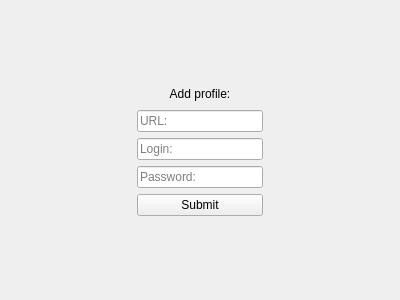
<?xml version="1.0" encoding="UTF-8"?>
<ui version="4.0">
 <class>PasswordForm</class>
 <widget class="QWidget" name="PasswordForm">
  <property name="geometry">
   <rect>
    <x>0</x>
    <y>0</y>
    <width>400</width>
    <height>300</height>
   </rect>
  </property>
  <property name="minimumSize">
   <size>
    <width>0</width>
    <height>0</height>
   </size>
  </property>
  <property name="windowTitle">
   <string>Form</string>
  </property>
  <layout class="QGridLayout" name="gridLayout">
   <item row="0" column="1">
    <spacer name="verticalSpacer">
     <property name="orientation">
      <enum>Qt::Orientation::Vertical</enum>
     </property>
     <property name="sizeHint" stdset="0">
      <size>
       <width>20</width>
       <height>61</height>
      </size>
     </property>
    </spacer>
   </item>
   <item row="1" column="0">
    <spacer name="horizontalSpacer_7">
     <property name="orientation">
      <enum>Qt::Orientation::Horizontal</enum>
     </property>
     <property name="sizeHint" stdset="0">
      <size>
       <width>120</width>
       <height>20</height>
      </size>
     </property>
    </spacer>
   </item>
   <item row="1" column="1">
    <widget class="QLabel" name="label">
     <property name="text">
      <string>Add profile:</string>
     </property>
     <property name="alignment">
      <set>Qt::AlignmentFlag::AlignCenter</set>
     </property>
    </widget>
   </item>
   <item row="1" column="2">
    <spacer name="horizontalSpacer_2">
     <property name="orientation">
      <enum>Qt::Orientation::Horizontal</enum>
     </property>
     <property name="sizeHint" stdset="0">
      <size>
       <width>120</width>
       <height>20</height>
      </size>
     </property>
    </spacer>
   </item>
   <item row="2" column="0">
    <spacer name="horizontalSpacer_9">
     <property name="orientation">
      <enum>Qt::Orientation::Horizontal</enum>
     </property>
     <property name="sizeHint" stdset="0">
      <size>
       <width>120</width>
       <height>20</height>
      </size>
     </property>
    </spacer>
   </item>
   <item row="2" column="1">
    <widget class="QLineEdit" name="lineEdit">
     <property name="placeholderText">
      <string>URL:</string>
     </property>
    </widget>
   </item>
   <item row="2" column="2">
    <spacer name="horizontalSpacer">
     <property name="orientation">
      <enum>Qt::Orientation::Horizontal</enum>
     </property>
     <property name="sizeHint" stdset="0">
      <size>
       <width>120</width>
       <height>20</height>
      </size>
     </property>
    </spacer>
   </item>
   <item row="3" column="0">
    <spacer name="horizontalSpacer_10">
     <property name="orientation">
      <enum>Qt::Orientation::Horizontal</enum>
     </property>
     <property name="sizeHint" stdset="0">
      <size>
       <width>120</width>
       <height>20</height>
      </size>
     </property>
    </spacer>
   </item>
   <item row="3" column="1">
    <widget class="QLineEdit" name="usernameLineEdit">
     <property name="placeholderText">
      <string>Login:</string>
     </property>
    </widget>
   </item>
   <item row="3" column="2">
    <spacer name="horizontalSpacer_3">
     <property name="orientation">
      <enum>Qt::Orientation::Horizontal</enum>
     </property>
     <property name="sizeHint" stdset="0">
      <size>
       <width>120</width>
       <height>20</height>
      </size>
     </property>
    </spacer>
   </item>
   <item row="4" column="0">
    <spacer name="horizontalSpacer_8">
     <property name="orientation">
      <enum>Qt::Orientation::Horizontal</enum>
     </property>
     <property name="sizeHint" stdset="0">
      <size>
       <width>120</width>
       <height>20</height>
      </size>
     </property>
    </spacer>
   </item>
   <item row="4" column="1">
    <widget class="QLineEdit" name="lineEdit_3">
     <property name="placeholderText">
      <string>Password:</string>
     </property>
    </widget>
   </item>
   <item row="4" column="2">
    <spacer name="horizontalSpacer_4">
     <property name="orientation">
      <enum>Qt::Orientation::Horizontal</enum>
     </property>
     <property name="sizeHint" stdset="0">
      <size>
       <width>120</width>
       <height>20</height>
      </size>
     </property>
    </spacer>
   </item>
   <item row="5" column="0">
    <spacer name="horizontalSpacer_6">
     <property name="orientation">
      <enum>Qt::Orientation::Horizontal</enum>
     </property>
     <property name="sizeHint" stdset="0">
      <size>
       <width>120</width>
       <height>20</height>
      </size>
     </property>
    </spacer>
   </item>
   <item row="5" column="1">
    <widget class="QPushButton" name="pushButton">
     <property name="text">
      <string>Submit</string>
     </property>
    </widget>
   </item>
   <item row="5" column="2">
    <spacer name="horizontalSpacer_5">
     <property name="orientation">
      <enum>Qt::Orientation::Horizontal</enum>
     </property>
     <property name="sizeHint" stdset="0">
      <size>
       <width>120</width>
       <height>20</height>
      </size>
     </property>
    </spacer>
   </item>
   <item row="6" column="1">
    <spacer name="verticalSpacer_2">
     <property name="orientation">
      <enum>Qt::Orientation::Vertical</enum>
     </property>
     <property name="sizeHint" stdset="0">
      <size>
       <width>20</width>
       <height>60</height>
      </size>
     </property>
    </spacer>
   </item>
  </layout>
 </widget>
 <resources/>
 <connections/>
</ui>
